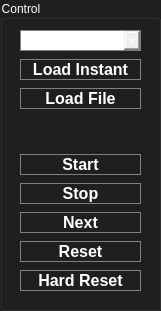
   <widget class="QGroupBox" name="groupBox_3">
    <property name="geometry">
     <rect>
      <x>1350</x>
      <y>570</y>
      <width>161</width>
      <height>311</height>
     </rect>
    </property>
    <property name="styleSheet">
     <string notr="true">QGroupBox {
	color : white;
	background-color: rgb(31, 31, 31);
}</string>
    </property>
    <property name="title">
     <string>Control</string>
    </property>
    <widget class="QWidget" name="verticalLayoutWidget">
     <property name="geometry">
      <rect>
       <x>20</x>
       <y>30</y>
       <width>121</width>
       <height>261</height>
      </rect>
     </property>
     <layout class="QVBoxLayout" name="verticalLayout">
      <property name="spacing">
       <number>8</number>
      </property>
      <item>
       <widget class="QComboBox" name="comboBox">
        <property name="minimumSize">
         <size>
          <width>0</width>
          <height>21</height>
         </size>
        </property>
        <property name="maximumSize">
         <size>
          <width>16777215</width>
          <height>21</height>
         </size>
        </property>
        <property name="font">
         <font>
          <family>Arial</family>
          <pointsize>8</pointsize>
         </font>
        </property>
        <property name="autoFillBackground">
         <bool>false</bool>
        </property>
        <property name="styleSheet">
         <string notr="true">QComboBox{
color:white;
border: 1px solid gray;
}
</string>
        </property>
        <property name="maxVisibleItems">
         <number>10</number>
        </property>
       </widget>
      </item>
      <item>
       <widget class="QPushButton" name="pushButton_schnellLaden">
        <property name="minimumSize">
         <size>
          <width>0</width>
          <height>21</height>
         </size>
        </property>
        <property name="maximumSize">
         <size>
          <width>16777215</width>
          <height>21</height>
         </size>
        </property>
        <property name="font">
         <font>
          <family>Arial</family>
          <pointsize>12</pointsize>
          <weight>75</weight>
          <bold>true</bold>
         </font>
        </property>
        <property name="styleSheet">
         <string notr="true">QPushButton {
   border: 1px solid gray;
  color: white; 
}
QPushButton:hover {
    background-color: rgb(74, 74, 74);
}
QPushButton:pressed {
    background-color: qlineargradient(x1: 0, y1: 0, x2: 0, y2: 1,
                                      stop: 0 #dadbde, stop: 1 #444444);
}</string>
        </property>
        <property name="text">
         <string>Load Instant</string>
        </property>
       </widget>
      </item>
      <item>
       <widget class="QPushButton" name="pushButton_laden">
        <property name="minimumSize">
         <size>
          <width>0</width>
          <height>21</height>
         </size>
        </property>
        <property name="maximumSize">
         <size>
          <width>16777215</width>
          <height>21</height>
         </size>
        </property>
        <property name="font">
         <font>
          <family>Arial</family>
          <pointsize>12</pointsize>
          <weight>75</weight>
          <bold>true</bold>
         </font>
        </property>
        <property name="styleSheet">
         <string notr="true">QPushButton {
   border: 1px solid gray;
  color: white; 
}
QPushButton:hover {
    background-color: rgb(74, 74, 74);
}
QPushButton:pressed {
    background-color: qlineargradient(x1: 0, y1: 0, x2: 0, y2: 1,
                                      stop: 0 #dadbde, stop: 1 #444444);
}</string>
        </property>
        <property name="text">
         <string>Load File</string>
        </property>
       </widget>
      </item>
      <item>
       <widget class="QLabel" name="label_116">
        <property name="text">
         <string/>
        </property>
       </widget>
      </item>
      <item>
       <widget class="QPushButton" name="pushButton_start">
        <property name="minimumSize">
         <size>
          <width>0</width>
          <height>21</height>
         </size>
        </property>
        <property name="maximumSize">
         <size>
          <width>16777215</width>
          <height>21</height>
         </size>
        </property>
        <property name="font">
         <font>
          <family>Arial</family>
          <pointsize>12</pointsize>
          <weight>75</weight>
          <bold>true</bold>
         </font>
        </property>
        <property name="styleSheet">
         <string notr="true">QPushButton {
   border: 1px solid gray;
  color: white; 
}
QPushButton:hover {
    background-color: rgb(74, 74, 74);
}
QPushButton:pressed {
    background-color: qlineargradient(x1: 0, y1: 0, x2: 0, y2: 1,
                                      stop: 0 #dadbde, stop: 1 #444444);
}</string>
        </property>
        <property name="text">
         <string>Start</string>
        </property>
       </widget>
      </item>
      <item>
       <widget class="QPushButton" name="pushButton_stop">
        <property name="minimumSize">
         <size>
          <width>0</width>
          <height>21</height>
         </size>
        </property>
        <property name="maximumSize">
         <size>
          <width>16777215</width>
          <height>21</height>
         </size>
        </property>
        <property name="font">
         <font>
          <family>Arial</family>
          <pointsize>12</pointsize>
          <weight>75</weight>
          <bold>true</bold>
         </font>
        </property>
        <property name="styleSheet">
         <string notr="true">QPushButton {
   border: 1px solid gray;
  color: white; 
}
QPushButton:hover {
    background-color: rgb(74, 74, 74);
}
QPushButton:pressed {
    background-color: qlineargradient(x1: 0, y1: 0, x2: 0, y2: 1,
                                      stop: 0 #dadbde, stop: 1 #444444);
}</string>
        </property>
        <property name="text">
         <string>Stop</string>
        </property>
       </widget>
      </item>
      <item>
       <widget class="QPushButton" name="pushButton_next">
        <property name="minimumSize">
         <size>
          <width>0</width>
          <height>21</height>
         </size>
        </property>
        <property name="maximumSize">
         <size>
          <width>16777215</width>
          <height>21</height>
         </size>
        </property>
        <property name="font">
         <font>
          <family>Arial</family>
          <pointsize>12</pointsize>
          <weight>75</weight>
          <bold>true</bold>
         </font>
        </property>
        <property name="styleSheet">
         <string notr="true">QPushButton {
   border: 1px solid gray;
  color: white; 
}
QPushButton:hover {
    background-color: rgb(74, 74, 74);
}
QPushButton:pressed {
    background-color: qlineargradient(x1: 0, y1: 0, x2: 0, y2: 1,
                                      stop: 0 #dadbde, stop: 1 #444444);
}</string>
        </property>
        <property name="text">
         <string>Next</string>
        </property>
       </widget>
      </item>
      <item>
       <widget class="QPushButton" name="pushButton_reset">
        <property name="minimumSize">
         <size>
          <width>0</width>
          <height>21</height>
         </size>
        </property>
        <property name="maximumSize">
         <size>
          <width>16777215</width>
          <height>21</height>
         </size>
        </property>
        <property name="font">
         <font>
          <family>Arial</family>
          <pointsize>12</pointsize>
          <weight>75</weight>
          <bold>true</bold>
         </font>
        </property>
        <property name="styleSheet">
         <string notr="true">QPushButton {
   border: 1px solid gray;
  color: white; 
}
QPushButton:hover {
    background-color: rgb(74, 74, 74);
}
QPushButton:pressed {
    background-color: qlineargradient(x1: 0, y1: 0, x2: 0, y2: 1,
                                      stop: 0 #dadbde, stop: 1 #444444);
}</string>
        </property>
        <property name="text">
         <string>Reset</string>
        </property>
       </widget>
      </item>
      <item>
       <widget class="QPushButton" name="pushButton_test">
        <property name="minimumSize">
         <size>
          <width>0</width>
          <height>21</height>
         </size>
        </property>
        <property name="maximumSize">
         <size>
          <width>16777215</width>
          <height>21</height>
         </size>
        </property>
        <property name="font">
         <font>
          <family>Arial</family>
          <pointsize>12</pointsize>
          <weight>75</weight>
          <bold>true</bold>
         </font>
        </property>
        <property name="styleSheet">
         <string notr="true">QPushButton {
   border: 1px solid gray;
  color: white; 
}
QPushButton:hover {
    background-color: rgb(74, 74, 74);
}
QPushButton:pressed {
    background-color: qlineargradient(x1: 0, y1: 0, x2: 0, y2: 1,
                                      stop: 0 #dadbde, stop: 1 #444444);
}</string>
        </property>
        <property name="text">
         <string>Hard Reset</string>
        </property>
       </widget>
      </item>
     </layout>
     <zorder>pushButton_schnellLaden</zorder>
     <zorder>pushButton_laden</zorder>
     <zorder>pushButton_start</zorder>
     <zorder>pushButton_stop</zorder>
     <zorder>pushButton_next</zorder>
     <zorder>pushButton_reset</zorder>
     <zorder>pushButton_test</zorder>
     <zorder>comboBox</zorder>
     <zorder>label_116</zorder>
    </widget>
   </widget>
